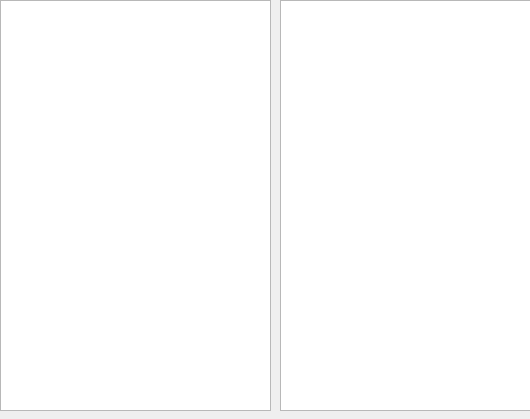
<ui version="4.0" >
 <class>Dialog</class>
 <widget class="QDialog" name="Dialog" >
  <property name="geometry" >
   <rect>
    <x>0</x>
    <y>0</y>
    <width>530</width>
    <height>419</height>
   </rect>
  </property>
  <property name="windowTitle" >
   <string>Dialog</string>
  </property>
  <widget class="QListWidget" name="listWidget" >
   <property name="geometry" >
    <rect>
     <x>0</x>
     <y>0</y>
     <width>271</width>
     <height>411</height>
    </rect>
   </property>
  </widget>
  <widget class="QTextEdit" name="textEdit" >
   <property name="geometry" >
    <rect>
     <x>280</x>
     <y>0</y>
     <width>251</width>
     <height>411</height>
    </rect>
   </property>
  </widget>
 </widget>
 <resources/>
 <connections/>
</ui>
